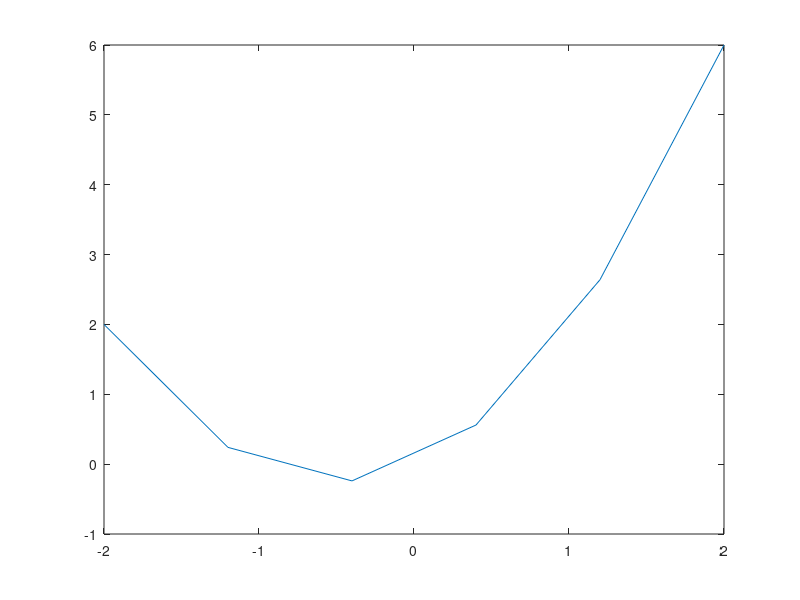

The MATLAB source for this figure:
% Skript som løyser startverdiproblemet
% a(x) y' + b(x) y = c(x), y(x_0)=y_0, y'(x_0)=yd.
% Skriptet brukar endeleg differanse-formlar for
% numeriske deriverte til å sette opp problemet
% som ei matriselikning.
% Input: 
%   1) Funksjonane a(x), b(x) og c(x)
%   2) Verdiane for x_0 og x_f, der x_f er maksimal x-verdi
%   3) Startkrava; y(x_0) og y'(x_0)
%   4) Talet på delintervall, N
% Til den siste variabelen brukar vi input-funksjonen. 
% Dei andre er hard-koda.

% Input-variable
x0=-2;
y0=2;
xF=2;
yD=-3;
% Gir oppdelinga av x-intervallet
N=input('Gi talet på delintervall: ');  

% Funksjonar
a=@(x) exp(x);
b=@(x) x;
c=@(x) -2*x.^0;
d=@(x) 2*exp(x)-x;

% Vektor med x-verdiar
h=(xF-x0)/N;
xVektor=(x0+h):h:(xF-h);

% Matriser og vektor for funksjonane;
Amat=diag(a(xVektor));
Bmat=diag(b(xVektor)); 
Cmat=diag(c(xVektor)); 
Cmat=[Cmat, zeros(N-1,1)];   % Utvidar Cmatrisa
Dvektor=d(xVektor).';

% Matriser for dei deriverte
% Brukar midpunktformelen for numerisk derivasjon
D1Mat=zeros(N-1,N);
D2Mat=zeros(N-1,N);
for ind=2:(N-2)
  D1Mat(ind,[ind-1 ind+1])=[-1 1]/(2*h);
  D2Mat(ind,(ind-1):(ind+1))=[1 -2 1]/h^2;
end
% Derivert i venstre ende
D1Mat(1,2)=1/(2*h);         
% Derivert i høgre ende
D1Mat(N-1,[N-2 N])=[-1 1]/(2*h);         
% Dobbelt-derivert i venstre ende
D2Mat(1,1:2)=[-2 1]/h^2;         
% Dobbelt-derivert i høgre ende
D2Mat(N-1,(N-2):N)=[1 -2 1]/h^2;         

% Set opp totalmatrisa
TotMat=[Amat*D2Mat+Bmat*D1Mat+Cmat, Dvektor];  
% Legg til startkravet på y(x_0)
TotMat(1,N+1)=TotMat(1,N+1)+y0*(-a(x0+h)/h^2+b(x0+h)/(2*h));
% Legg til startkravet på y'(x_0)
TotMat(N,:)=zeros(1,N+1);
TotMat(N,[1 2])=[4 -1]/(2*h);
TotMat(N,N+1)=yD+3/(2*h)*y0;

% Løyser likningssystemet
aux=rref(TotMat);           
yVektor=aux(:,N+1).';       
% Tar med utgangspunktet
yVektor=[y0, yVektor]; xVektor=[x0, xVektor, xF];

% Plottar løysinga
plot(xVektor,yVektor)